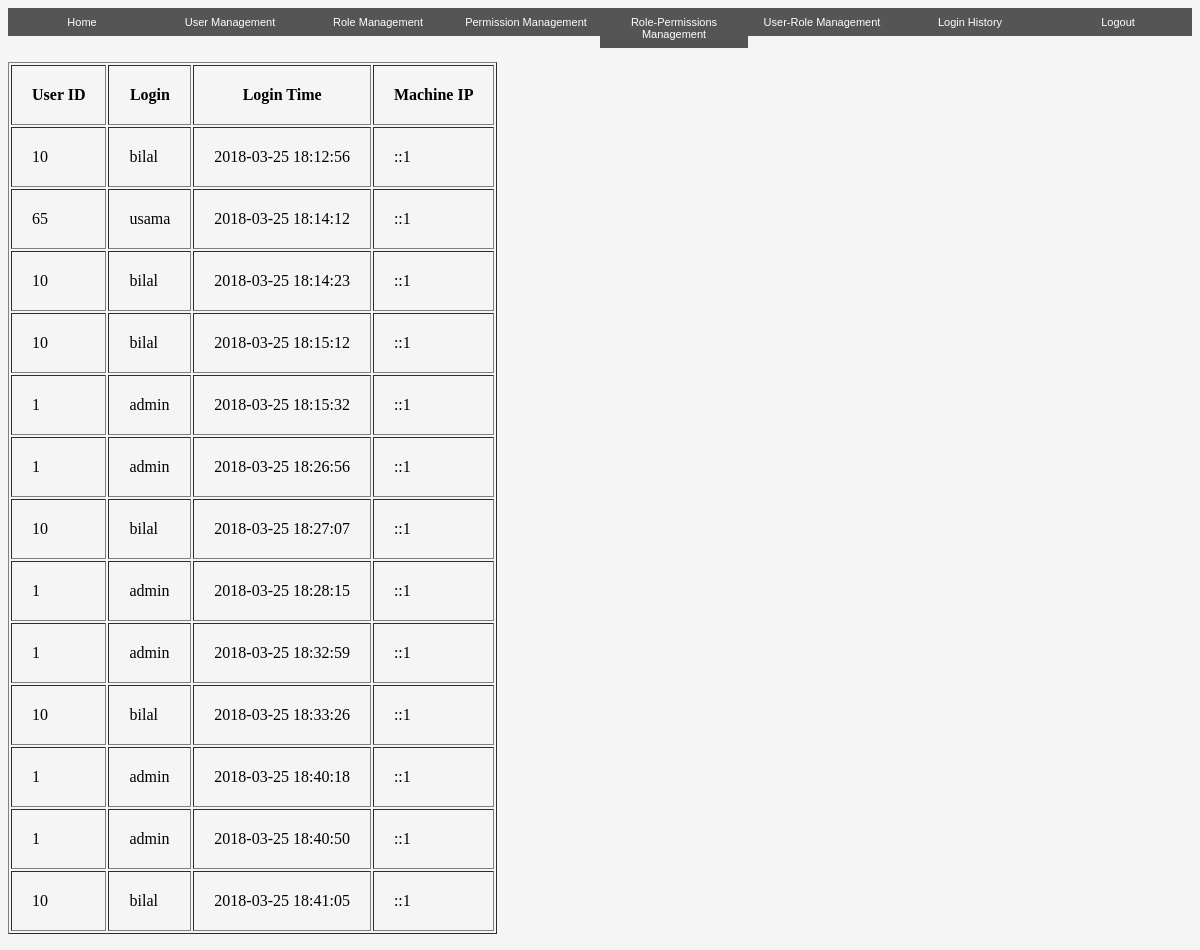
Page /loginHistory.php (signed in) on the committed database.
### tables this page shows
CREATE TABLE `loginhistory` (
  `id` int(11) NOT NULL AUTO_INCREMENT,
  `userid` int(11) DEFAULT NULL,
  `login` varchar(50) DEFAULT NULL,
  `logintime` datetime DEFAULT NULL,
  `machineip` varchar(20) DEFAULT NULL,
  PRIMARY KEY (`id`)
);

### loginHistory.php (the view, shortened to what this page needs)
<?php
require 'conn.php';session_start();
?>
<html>
    <head>
    </head>
    <body style="background-color:whitesmoke">
        <div class="container">
        <div class="btn-group">
        <button class="header" onclick="window.location='Home.php'">Home</button>
        <button class="header" onclick="window.location='user.php'">User Management</button>
        <button class="header" onclick="window.location='role.php'">Role Management</button>
        <button class="header" onclick="window.location='permission.php'">Permission Management</button>
        <button class="header" onclick="window.location='rolePermission.php'">Role-Permissions Management</button>
        <button class="header" onclick="window.location='UserRole.php'">User-Role Management</button>
        <button class="header" onclick="window.location='loginHistory.php'">Login History</button>
        <button class="header" onclick="window.location='logout.php'">Logout</button>
        </div>
        <br><br><br>
        <form action="">
        <table border="1" cellpadding="20">
            <thead>
                <tr><th>User ID</th><th>Login</th><th>Login Time</th><th>Machine IP</th></tr>
            </thead>
            <tbody>
                <?php
                $sql="select * from loginhistory";
                $result= mysqli_query($con, $sql);
                $rows= mysqli_num_rows($result);
                if($rows>0)
                {
                    while($record= mysqli_fetch_assoc($result))
                    {
                        echo "<tr><td>".$record['userid']."</td><td>".$record['login']."</td><td>".$record['logintime']."</td><td>".$record['machineip']."</td></tr>";
                    }
                }
                ?>
            </tbody>
        </table>
        </form>
        </div>
    </body>
</html>

### loginHistory.php (style rules this page uses)
.container .btn-group .header { background-color: #555; color: white; float: left; border: none; outline: none; cursor: pointer; padding: 8px; font-size: 11px; width: 12.5%; margin: 0px; }

### rows in the picture
loginhistory: userid "10", login "bilal", logintime "2018-03-25 18:12:56", machineip "::1"
loginhistory: userid "65", login "usama", logintime "2018-03-25 18:14:12", machineip "::1"
loginhistory: userid "10", login "bilal", logintime "2018-03-25 18:14:23", machineip "::1"
loginhistory: userid "10", login "bilal", logintime "2018-03-25 18:15:12", machineip "::1"
loginhistory: userid "1", login "admin", logintime "2018-03-25 18:15:32", machineip "::1"
loginhistory: userid "1", login "admin", logintime "2018-03-25 18:26:56", machineip "::1"
loginhistory: userid "10", login "bilal", logintime "2018-03-25 18:27:07", machineip "::1"
loginhistory: userid "1", login "admin", logintime "2018-03-25 18:28:15", machineip "::1"
loginhistory: userid "1", login "admin", logintime "2018-03-25 18:32:59", machineip "::1"
loginhistory: userid "10", login "bilal", logintime "2018-03-25 18:33:26", machineip "::1"
loginhistory: userid "1", login "admin", logintime "2018-03-25 18:40:18", machineip "::1"
loginhistory: userid "1", login "admin", logintime "2018-03-25 18:40:50", machineip "::1"
loginhistory: userid "10", login "bilal", logintime "2018-03-25 18:41:05", machineip "::1"
